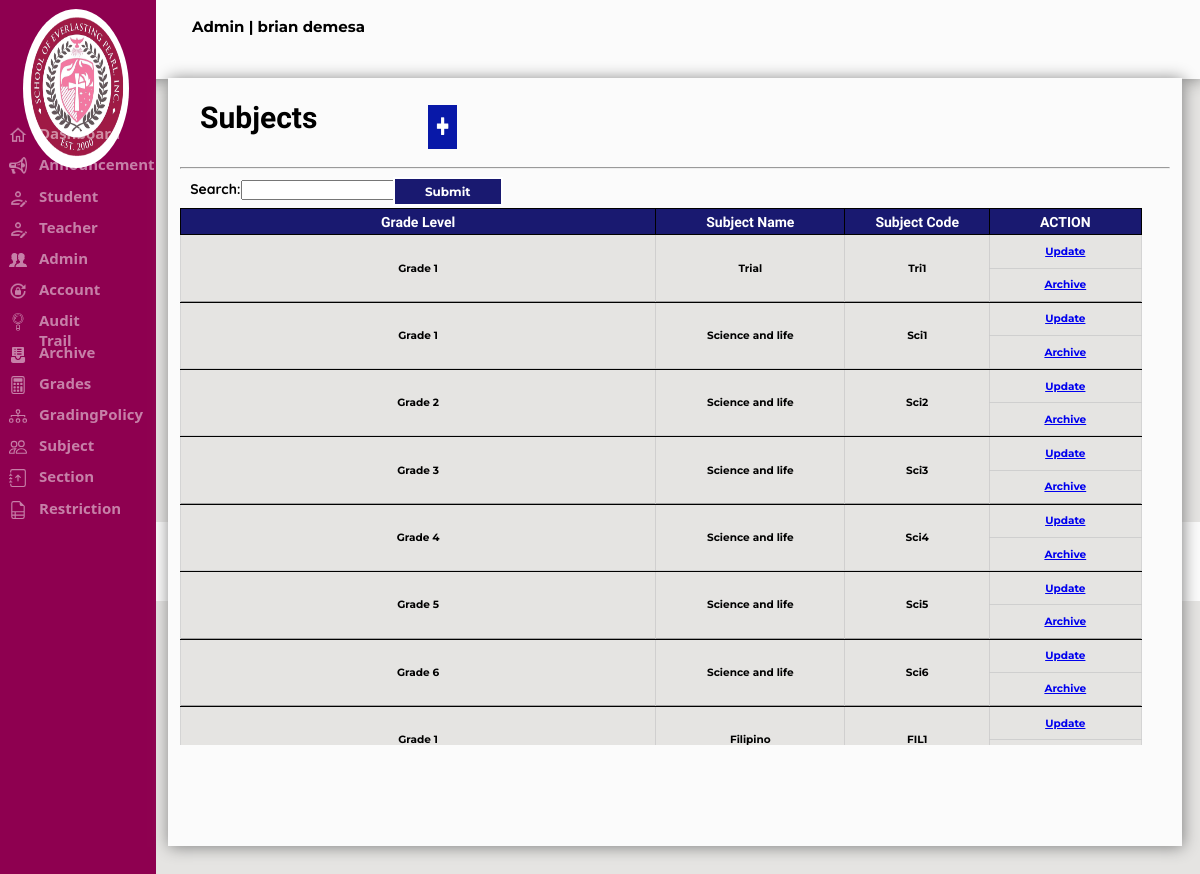
Page /Admin/subject.php (signed in) on the committed database.
### tables this page shows
CREATE TABLE `tbl_sepi_account` (
  `Acc_ID` int(11) NOT NULL AUTO_INCREMENT,
  `Admin_ID` varchar(20) NOT NULL,
  `Fname` varchar(30) NOT NULL,
  `mname` varchar(5) NOT NULL,
  `Lname` varchar(30) NOT NULL,
  `Username` varchar(30) NOT NULL,
  `EMAIL` varchar(50) NOT NULL,
  `Password` varchar(30) NOT NULL,
  `Gender` varchar(15) NOT NULL,
  `Address` varchar(50) NOT NULL,
  `Role` varchar(20) NOT NULL,
  `Hdate` date NOT NULL,
  PRIMARY KEY (`Acc_ID`)
);

CREATE TABLE `tbl_subject` (
  `ID` int(11) NOT NULL AUTO_INCREMENT,
  `Subject_code` varchar(255) NOT NULL,
  `Subject_name` varchar(255) NOT NULL,
  `Grade_level` varchar(255) NOT NULL,
  PRIMARY KEY (`ID`)
);

### Admin/subject.php (the view, shortened to what this page needs)
<?php	include "../sepi_connect.php";
if(!isset($_SESSION['loggedin']) || $_SESSION['loggedin'] !== true)
 {
	 header("refresh:0; ../Index.php");
	 exit;
 }else if(isset($_SESSION['Acc_ID']))
	{
		$userid = $_SESSION['Acc_ID'];
		$getrecord = mysqli_query($config,"SELECT * FROM tbl_sepi_account WHERE Acc_ID ='$userid'");
		while($rowedit = mysqli_fetch_assoc($getrecord))
		{
			$type = $rowedit['Role'];
			$name = $rowedit['Fname']." ".$rowedit['Lname'];
		}
	}
if(isset($_POST['search'])){
$search = $_POST['search'];
if ($search != NULL){
	$sql = "SELECT * FROM `tbl_subject` WHERE `ID` LIKE '%$search%' OR `Subject_code` LIKE '%$search%' OR `Subject_name` LIKE '%$search%' OR `Grade_level` LIKE '%$search%'";
}else{
$sql = "Select * from tbl_subject";
}
}else{
$sql = "Select * from tbl_subject";
}
?>
<html>
<head>
</head>
<link rel="stylesheet" href="../Css/sepi.css">
<body style="background-color:#E5E4E2">
<div class="header">
<form method="POST"action="logout.php" >
<p class="displayname"><?php echo "$type" ?> | <?php echo "$name" ?></p>
</form>
</div>
			<div class="footer">
				<h6 id="footer">© 2022 SEPI Login Form. All Rights Reserved | Designed by Excel-erator</h6>
			</div>
<form method=POST action="subject.php">
		<?php
		include_once('SideNav.php');
		?>
<div class="announcementdiv">
				<h1 id="announcemetfont">Subjects</h1>
				<a href="subjectadd.php" name="addannouncement"><img src="../Images/add_icon.png" class="addannouncementbtn"></a>
				<hr>
				<p class="searchannouncement">Search:</p>
				<input type=text name=search class="announcementtxt">
				<input type=submit name=sub class="announcementbtn">
<?php
include "../sepi_connect.php";
$result = $config -> query($sql);
if($result -> num_rows > 0){
	echo"<div class=announcementtbl style=overflow:auto;>";
	echo"<table class=announcementtbl1>";
	echo "<tr>";
echo "<th Class=announcementheader>Grade Level";
echo "<th Class=announcementheader1>Subject Name";
echo "<th Class=announcementheader2>Subject Code";
echo "<th Class=announcementheader1>ACTION";
while($row = $result -> fetch_assoc()){
echo "<tr>";
echo "<td class=announcementinfo rowspan=2>".$row['Grade_level'];
echo "<td class=announcementinfo rowspan=2>".$row['Subject_name'];
echo "<td class=announcementinfo rowspan=2>".$row['Subject_code'];
echo "<td class=announcementinfo> <a href='announceupdate.php?ID=".$row['ID']."'> Update </a>";
echo "<tr>";
echo "<td class=announcementinfo> <a href='deleteannounce.php?ID=".$row['ID']."'> Archive </a>";
echo"<tr>";
echo "<td class=announcementinfo1 colspan=4>";
}
}else{
echo "No Announcement Display";
}
?>
</div>
</body>
</html>

### rows in the picture
tbl_sepi_account: Role "Admin", name "brian demesa"
tbl_subject: Grade_level "Grade 1", Subject_name "Trial", Subject_code "Tri1"
tbl_subject: Grade_level "Grade 1", Subject_name "Science and life", Subject_code "Sci1"
tbl_subject: Grade_level "Grade 2", Subject_name "Science and life", Subject_code "Sci2"
tbl_subject: Grade_level "Grade 3", Subject_name "Science and life", Subject_code "Sci3"
tbl_subject: Grade_level "Grade 4", Subject_name "Science and life", Subject_code "Sci4"
tbl_subject: Grade_level "Grade 5", Subject_name "Science and life", Subject_code "Sci5"
tbl_subject: Grade_level "Grade 6", Subject_name "Science and life", Subject_code "Sci6"
tbl_subject: Grade_level "Grade 1", Subject_name "Filipino", Subject_code "FIL1"
